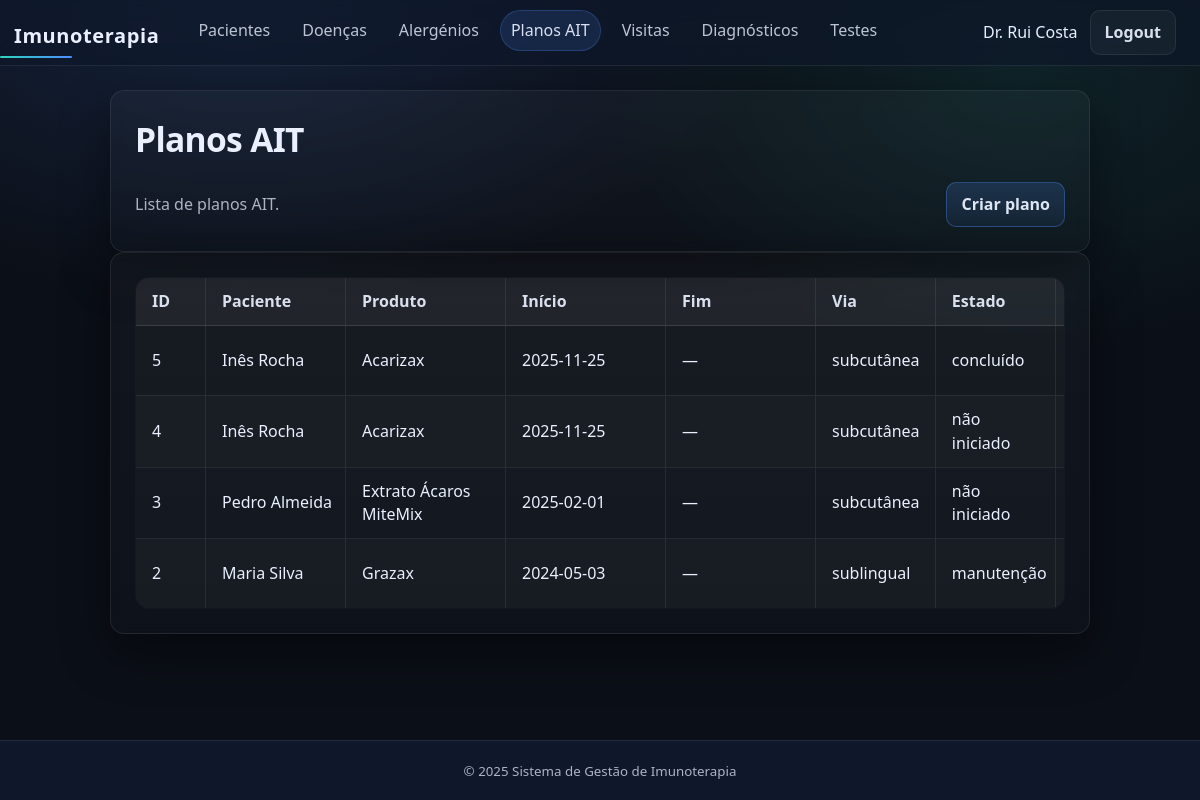
The page /php/public/plans.php (signed in) on the database as committed earlier.
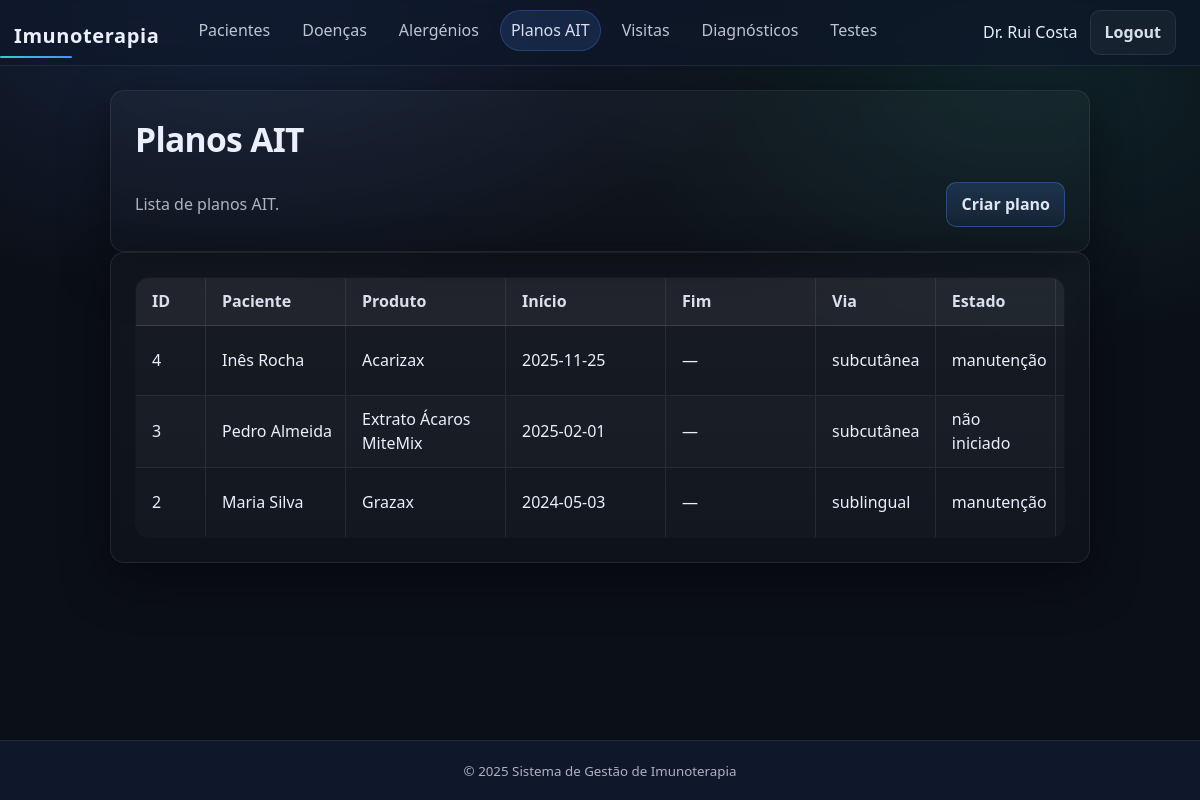
The same page on the database as committed later.
### tables this page shows
CREATE TABLE "Planos AIT" (  "id" INTEGER PRIMARY KEY,  "paciente_id" INTEGER NOT NULL,  "produto_id" INTEGER NOT NULL,  "data_início" TEXT NOT NULL,  "data_fim" TEXT,  "via" TEXT NOT NULL,  "protocolo_build_up" TEXT NOT NULL,  "protocolo_maintenance" TEXT NOT NULL,  "estado" TEXT NOT NULL,  "notas" TEXT,  FOREIGN KEY ("paciente_id") REFERENCES "Pacientes"("id") ON DELETE CASCADE,  FOREIGN KEY ("produto_id") REFERENCES "Produtos"("id") ON DELETE RESTRICT,  CHECK ("data_fim" IS NULL OR "data_fim" >= "data_início"));

CREATE TABLE "Pacientes" (
  "id"            INTEGER PRIMARY KEY,
  "nome_completo" TEXT NOT NULL,
  "data_nascimento" TEXT NOT NULL,          -- ISO: YYYY-MM-DD
  "sexo"          TEXT NOT NULL CHECK ("sexo" IN ('M','F','X')),
  "telefone"      TEXT,
  "email"         TEXT
);

CREATE TABLE "Produtos" (
  "id"              INTEGER PRIMARY KEY,
  "nome"            TEXT NOT NULL,
  "tipo"            TEXT NOT NULL,          -- ex: tablet/extract
  "concentração"    REAL,
  "unidade"         TEXT,                   -- ex: IR, ug/mL
  "fabricante_id"   INTEGER NOT NULL,
  FOREIGN KEY ("fabricante_id") REFERENCES "Fabricantes"("id") ON DELETE RESTRICT
);

### php/public/plans.php (the view, shortened to what this page needs)
<?php
require_once __DIR__ . '/../../includes/auth.php';
$viaPT = [
  'subcutaneous' => 'subcutânea',
  'sublingual'   => 'sublingual',
  'oral'         => 'oral',
  'intranasal'   => 'intranasal',
];
$estadoPT = [
  'not_started'  => 'não iniciado',
  'build_up'     => 'build-up',
  'maintenance'  => 'manutenção',
  'completed'    => 'concluído',
  'paused'       => 'pausado',
  'cancelled'    => 'cancelado',
];
try {
  $stmt = $pdo->query('
    SELECT
      p."id",
      p."paciente_id",
      p."produto_id",
      p."data_início",
      p."data_fim",
      p."via",
      p."estado",
      pa."nome_completo" AS paciente_nome,
      pr."nome" AS produto_nome
    FROM "Planos AIT" p
    LEFT JOIN "Pacientes" pa ON pa."id" = p."paciente_id"
    LEFT JOIN "Produtos"  pr ON pr."id" = p."produto_id"
    ORDER BY p."id" DESC
  ');
  $plans = $stmt->fetchAll();
} catch (Throwable $e) {
  header('Location: ' . $BASE_URL . '/index.php?error=' . urlencode('Erro: ' . $e->getMessage()));
  exit;
}
require_once __DIR__ . '/../../includes/header.php';
?>
<section class="card">
  <h1>Planos AIT</h1>
  <div style="display:flex; gap:10px; align-items:center; justify-content:space-between; flex-wrap:wrap;">
    <p style="margin:0;">Lista de planos AIT.</p>
    <a class="btn btn-primary" href="<?= $BASE_URL ?>/plan_create.php">Criar plano</a>
  </div>
</section>
<section class="card">
  <table class="table table-compact">
    <thead>
      <tr>
        <th>ID</th>
        <th>Paciente</th>
        <th>Produto</th>
        <th>Início</th>
        <th>Fim</th>
        <th>Via</th>
        <th>Estado</th>
        <th>Ações</th>
      </tr>
    </thead>
    <tbody>
      <?php foreach ($plans as $p): ?>
        <tr>
          <td><?= htmlspecialchars((string)$p['id']) ?></td>
          <td><?= htmlspecialchars($p['paciente_nome'] ?? ('#' . $p['paciente_id'])) ?></td>
          <td><?= htmlspecialchars($p['produto_nome'] ?? ('#' . $p['produto_id'])) ?></td>
          <td><?= htmlspecialchars($p['data_início']) ?></td>
          <td><?= htmlspecialchars($p['data_fim'] ?: '—') ?></td>
          <td><?= htmlspecialchars($viaPT[strtolower(trim($p['via']))] ?? $p['via']) ?></td>
          <td><?= htmlspecialchars($estadoPT[strtolower(trim($p['estado']))] ?? $p['estado']) ?></td>
          <td>
          </td>
        </tr>
      <?php endforeach; ?>
    </tbody>
  </table>
</section>
<?php require_once __DIR__ . '/../../includes/footer.php'; ?>

### includes/header.php (shortened to what this page needs)
<?php
$BASE_URL = '/php/public';
$current_page = basename($_SERVER['PHP_SELF']);
function nav_active(array $pages): string {
  global $current_page;
  return in_array($current_page, $pages, true) ? 'active' : '';
}
?>
<!doctype html>
<html lang="pt-PT">
<head>
  <link rel="stylesheet" href="<?= $BASE_URL ?>/css/base.css?v=<?= filemtime(__DIR__ . '/../php/public/css/base.css') ?>">
  <link rel="stylesheet" href="<?= $BASE_URL ?>/css/components.css?v=<?= filemtime(__DIR__ . '/../php/public/css/components.css') ?>">
  <link rel="stylesheet" href="<?= $BASE_URL ?>/css/forms.css?v=<?= filemtime(__DIR__ . '/../php/public/css/forms.css') ?>">
  <link rel="stylesheet" href="<?= $BASE_URL ?>/css/theme.css?v=<?= filemtime(__DIR__ . '/../php/public/css/theme.css') ?>">
  <link rel="stylesheet" href="<?= $BASE_URL ?>/css/responsive.css?v=<?= filemtime(__DIR__ . '/../php/public/css/responsive.css') ?>">
</head>
<body>
<header class="topbar">
  <div class="brand">
    <a href="<?= $BASE_URL ?>/index.php">Imunoterapia</a>
  </div>
  <nav class="nav">
    <?php if (!empty($_SESSION['user'])): ?>
      <a class="<?= nav_active(['patients.php','patients_create.php','patients_edit.php']) ?>"
        href="<?= $BASE_URL ?>/patients.php">Pacientes</a>
      <a class="<?= nav_active(['diseases.php','disease_create.php','disease_edit.php','disease_delete.php']) ?>"
        href="<?= $BASE_URL ?>/diseases.php">Doenças</a>
      <a class="<?= nav_active(['allergens.php','allergen_create.php','allergen_edit.php','allergen_delete.php']) ?>"
        href="<?= $BASE_URL ?>/allergens.php">Alergénios</a>
      <a class="<?= nav_active(['plans.php','plan_create.php','plan_edit.php','plan_delete.php','plan_allergens.php','plan_view.php']) ?>"
        href="<?= $BASE_URL ?>/plans.php">Planos AIT</a>
      <a class="<?= nav_active(['visits.php','visit_create.php','visit_edit.php','visit_delete.php']) ?>"
        href="<?= $BASE_URL ?>/visits.php">Visitas</a>
      <a class="<?= nav_active(['diagnoses.php','diagnosis_create.php','diagnosis_edit.php','diagnosis_delete.php']) ?>"
        href="<?= $BASE_URL ?>/diagnoses.php">Diagnósticos</a>
      <a class="<?= nav_active(['tests.php','test_create.php','test_edit.php','test_delete.php']) ?>"
        href="<?= $BASE_URL ?>/tests.php">Testes</a>
    <?php endif; ?>
  </nav>
  <div class="topbar-right">
    <?php if (!empty($_SESSION['user'])): ?>
      <div class="userbox">
        <a class="user-name" href="<?= $BASE_URL ?>/profile.php">
          <?= htmlspecialchars($_SESSION['user']['full_name']) ?>
        </a>
        <a class="btn btn-small" href="<?= $BASE_URL ?>/logout.php">Logout</a>
      </div>
    <?php endif; ?>
  </div>
</header>
<main class="container">

### includes/footer.php
</main>
<footer class="footer">
  <small>© <?= date('Y') ?> Sistema de Gestão de Imunoterapia</small>
</footer>
</body>
</html>

### php/public/css/base.css (style rules this page uses)
* { margin:0; padding:0; box-sizing:border-box; }
html, body { height:100%; font-family: var(--font); background: radial-gradient(900px 500px at 20% 0%, rgba(79,140,255,.16), transparent 60%), radial-gradient(800px 500px at 85% 10%, rgba(45,212,191,.10), transparent 55%), var(--bg); color: var(--text); line-height: 1.45; }
a { color: var(--primary); text-decoration:none; }
h1 { font-size:2.1rem; letter-spacing:-.02em; margin: 0 0 var(--s-2) 0; }
p { color: var(--muted); line-height: 1.6; margin: 0 0 var(--s-2) 0; }
.container { width:100%; max-width: 1400px; margin:0 auto; padding: var(--s-5) var(--s-3); }
.card { background: linear-gradient(180deg, rgba(255,255,255,.03), rgba(255,255,255,.015)); border:1px solid var(--border); border-radius: var(--r-2); padding: var(--s-5); box-shadow: var(--shadow); backdrop-filter: blur(6px); }
body { min-height: 100vh; display: flex; flex-direction: column; }
main { display:block; }
main.container { flex: 1; }
main.container { background: transparent; }
footer { text-align:center; padding:18px; background: var(--surface-2); border-top:1px solid var(--border); color: var(--muted); }

### php/public/css/forms.css (style rules this page uses)
main.container > .card { max-width: 980px; margin-left: auto; margin-right: auto; }

### php/public/css/theme.css (style rules this page uses)
:root { --bg: #0b0f17; --surface: #111827; --surface-2: #0f172a; --border: rgba(255,255,255,.08); --primary: #4f8cff; --primary-2: #2f6fff; --accent: #2dd4bf; --accent-2: #22c55e; --danger: #fb7185; --text: #eaf0ff; --muted: rgba(234,240,255,.72); --font: system-ui, -apple-system, Segoe UI, Roboto, Arial, sans-serif; --s-1: 6px; --s-2: 10px; --s-3: 14px; --s-4: 18px; --s-5: 24px; --r-1: 10px; --r-2: 14px; --shadow: 0 18px 50px rgba(0,0,0,.45); }

Rows that differ between the two databases and show on the page:
removed planos ait: id "5", paciente.nome_completo "Inês Rocha", produto.nome "Acarizax", data_início "2025-11-25", data_fim "—", via "subcutânea", estado "concluído"
changed planos ait "Inês Rocha": estado "não iniciado" → "manutenção"
